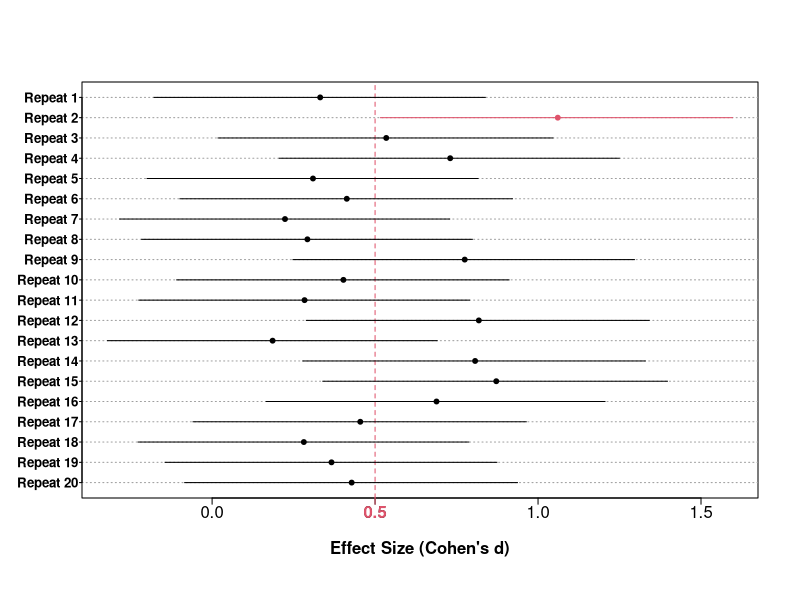

R code for this plot:
d.CI.sim <- function(d, n1, n2 = NA, conf.level = .95, n.sim = 5, ylabel = TRUE){
  
CI.d <- function(da = d, n1a = n1, n2a = n2, conf.levela = conf.level){
  
alpha = (1 - conf.levela)/2
    N = ifelse(is.na(n2a), n1a, (n1a * n2a)/(n1a + n2a))
   df = ifelse(is.na(n2a), n1a - 1, (n1a + n2a) - 2)
 d.SE = 1/sqrt(N)  ;   t = da/d.SE
    
f <- function (ncp, alpha, q, df) {
    abs(suppressWarnings(pt(q = t, df = df, ncp, lower.tail = FALSE)) - alpha)
  }
    
a = lapply(14:ifelse(da!= 0, da*sqrt(N)+5, 30), function(x) c(-x, x))
    
CI = matrix(NA, length(a), 2)
    
for(i in 1:length(a)){    
CI[i,] = sapply(c(alpha, 1-alpha),
function(x) optimize(f, interval = a[[i]], alpha = x, q = t, df = df)[[1]]*d.SE)
  }  
    
CI[which.max(ave(1:nrow(CI), do.call(paste, round(data.frame(CI), 3)), FUN = seq_along)), ]
  }
    
fun <- function(db = d, n1b = n1, n2b = n2, conf.levelb = conf.level){ 
  
   N = ifelse(is.na(n2b), n1b, (n1b * n2b)/(n1b + n2b))
  df = ifelse(is.na(n2b), n1b - 1, (n1b + n2b) - 2)
d.SE = 1/sqrt(N)  ;   t = db/d.SE
    
  ds = rt(1, df, t)*d.SE
c(CI = CI.d(da = ds, n1a = n1, n2a = n2, conf.levela = conf.level), ds = ds)
  }
  
  sim <- t(replicate(n.sim, fun()))
  capture = sim[ ,1] <= d & d <= sim[ ,2]

  par(mgp = c(2, .2, 0), tck = -.015)    
  plot(sim[, 1:2], rep(1:n.sim, 2), ty = "n", ylab = NA, yaxt = "n", xlab = "Effect Size (Cohen's d)", font.lab = 2)
  axis(1, at = d, col.axis = 2, col = 2, font = 2)
  abline(h = 1:n.sim, col = 8, lty = 3)
  if(ylabel) axis(2, at = 1:n.sim, labels = paste0("Repeat ", rev(1:n.sim)), font = 2, las = 1, cex.axis = .8, tck = -.006)
  abline(v = d, lty = 2, col = 2) 
  segments(sim[ ,1], 1:n.sim, sim[ ,2], 1:n.sim, lend = 1, col = ifelse(capture, 1, 2))
  points(sim[, 3], 1:n.sim, pch = 19, col = ifelse(capture, 1, 2), cex = ifelse(n.sim > 50, .6, .65))
  
  cat(paste0("\t", "Coverage = ", mean(capture)*1e2, "%"))   
}
# Example of use:
d.CI.sim(d = .5, n1 = 30, n2 = 30, n.sim = 20)
